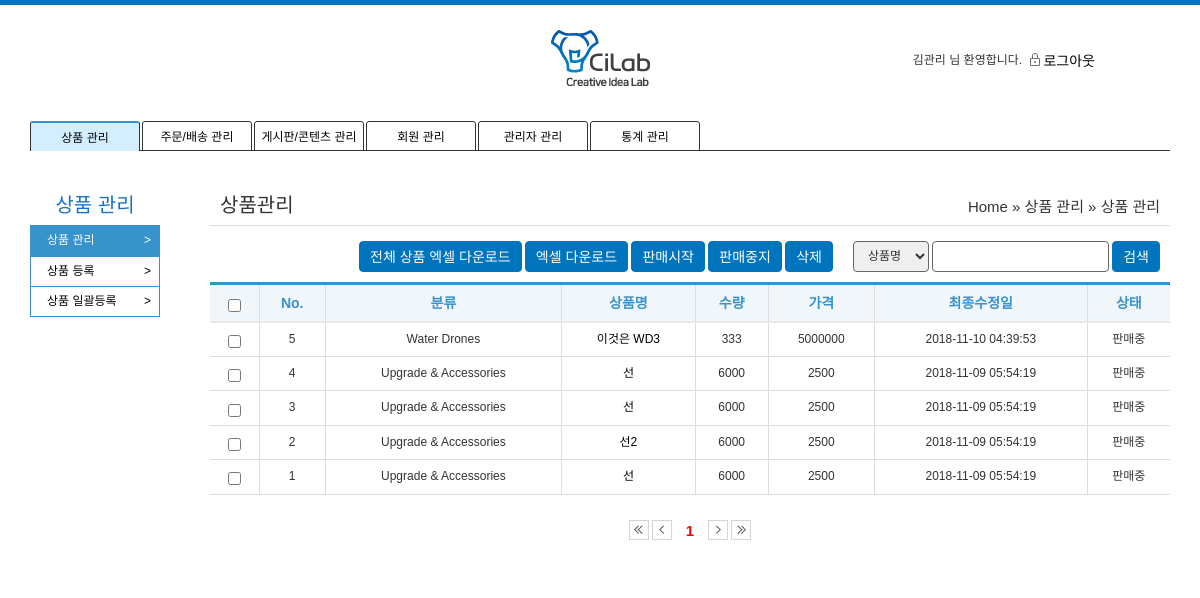
The page /admin/pm/list.php (signed in) on the database as committed earlier.
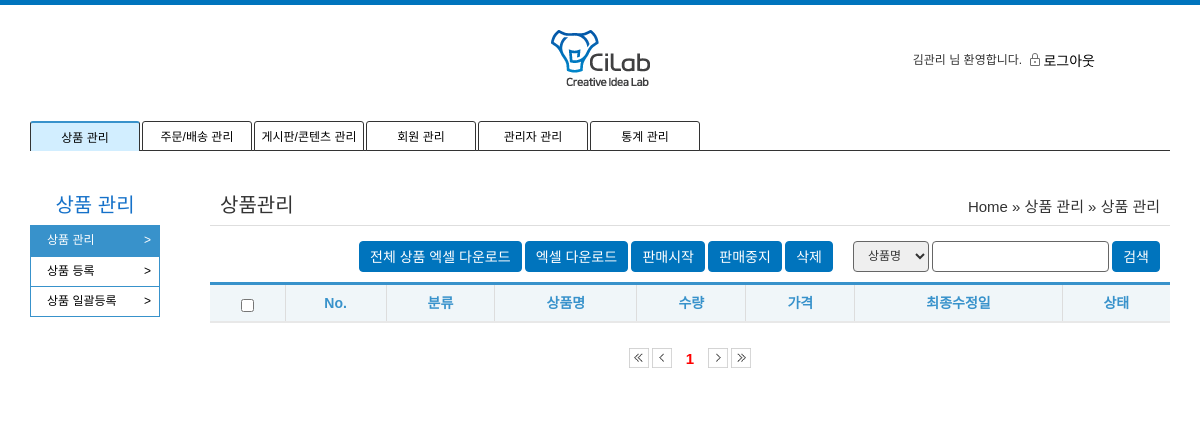
The same page on the database as committed later.
### tables this page shows
CREATE TABLE `tb_product` (
  `pk_no` int(11) NOT NULL,
  `fd_name` varchar(50) DEFAULT NULL,
  `fd_price` int(11) DEFAULT NULL,
  `fd_category` varchar(50) DEFAULT NULL,
  `fd_content` longtext,
  `fd_stock` int(11) DEFAULT NULL,
  `fd_date` varchar(50) DEFAULT NULL,
  `fd_status` varchar(50) DEFAULT NULL,
  `fd_delivery` int(11) DEFAULT NULL,
  `fd_made` varchar(50) DEFAULT NULL,
  `fd_main_img` varchar(200) DEFAULT NULL,
  `fd_new_main_img` varchar(200) DEFAULT NULL,
  `fd_sub_img` varchar(200) DEFAULT NULL,
  `fd_new_sub_img` varchar(200) DEFAULT NULL,
  `fd_option` varchar(200) DEFAULT NULL,
  `fk_admin` varchar(50) DEFAULT NULL
);

### admin/pm/list.php (the view, shortened to what this page needs)
<?php
	include '../admin_header.php';
	include './side.php';
	include_once("../../common.php");
	$page = $_GET['page'] ?? 1;
	$name = $_GET['p_name'] ?? '';
	$category = $_GET['category'] ?? 5;
	$status = $_GET['p_status'] ?? 3;
	$total_count = product_get_count($name,$category,$status);
	$query_string = $_SERVER['QUERY_STRING'];
	$query_arr = explode('&', $query_string);
	$query_string ="";
	foreach ($query_arr as $query) {
		$query_sp = explode('=', $query);
		if($query_sp[0]!='page'){
			$query_string .= $query."&";
		}
	}
?>
<section class="container">
	<div>
		<div class="admin_title">상품관리</div>
		<div class="admin_position">Home  » 상품 관리 » 상품 관리</div>
		<hr class="garo" style="display: block;">
	</div>
	<div class="search_div">
		<select id="search_select">
			<option value="p_name">상품명</option>
		</select>
		<input type="text" id="search_input">
		<a class="btn type05" id="search_btn">검색</a>
	</div>
	<div class="btn_div">
		<a class="btn type05" href="../data_download.php?type1=product&type2=1">전체 상품 엑셀 다운로드</a>
		<a class="btn type05" id="chk_down_pm">엑셀 다운로드</a>
		<a class="btn type05" id="sell_start">판매시작</a>
		<a class="btn type05" id="sell_stop">판매중지</a>
		<a class="btn type05" id="list_del">삭제</a>
	</div>
	<table class="list-table">
		<thead class="admin_list">
			<tr>
				<th class="thead_th">
					<input type="checkbox" id="chk_all">
				</th>
				<th scope="col" class="thead_th">No.</th>
				<th scope="col" class="thead_th">분류</th>
				<th scope="col" class="thead_th">상품명</th>
				<th scope="col" class="thead_th">수량</th>
				<th scope="col" class="thead_th">가격</th>
				<th scope="col" class="thead_th">최종수정일</th>
				<th scope="col" class="thead_th">상태</th>
			</tr>
		</thead>
		<tbody>
				<?php
					$result = while_get_production_list($page,$name,$category,$status);
					while ($r = mysqli_fetch_array($result)) {
				?>
			<tr>
				<td class="tbody_td">
					<input type="checkbox" class="list_chk">
				</td>
				<td class="tbody_td"><?= $r['row']?></td>
				<td class="tbody_td">
					<?php
						if($r['fd_category']==1) echo "Water Drones";
						elseif($r['fd_category']==2) echo "Upgrade & Accessories";
						elseif($r['fd_category']==3) echo "DIY & Parts";
						elseif($r['fd_category']==4) echo "Water Education Kit";
					?>
				</td>
				<td class="tbody_td"><a href="detail.php?no=<?=$r['pk_no']?>"><?= $r['fd_name']?></a></td>
				<td class="tbody_td"><?=$r['fd_stock']?></td>
				<td class="tbody_td"><?=$r['fd_price']?></td>
				<td class="tbody_td"><?=$r['fd_date']?></td>
				<td class="tbody_td"><?=$r['fd_status']?></td>
			</tr>
				<?php
					}
				?>
		</tbody>
	</table>
	<div class="page_nav">
		<a href="?<?=$query_string?>page=1">
			<img src="/images/icon/btn_first.png" alt="pre" id="first_img" class="page_nav_btn">
		</a>
		<a href="?<?=$query_string?>page=<?php if($page>1){ echo $page-1;}else{ echo '1';} ?>">
			<img src="/images/icon/btn_prev.png" alt="pre" id="prev_img" class="page_nav_btn" >
		</a>
		<?php
			$page_info = make_page($page,$total_count,$query_string,10);
		?>
		<a href="?<?=$query_string?>page=<?php if($page<$page_info[0]){ echo $page+1;}else{ echo $page_info[1];} ?>">
			<img src="/images/icon/btn_next.png" alt="pre" id="next_img" class="page_nav_btn">
		</a>
		<a href="?<?=$query_string?>page=<?=$page_info[0]?>">
			<img src="/images/icon/btn_last.png" alt="pre" id="last_img" class="page_nav_btn">
		</a>
	</div>
</section>
</body>
</html>

### common.php (shortened to what this page needs)
<?php
	include_once('config/db_config.php');
	$mysqli = new mysqli($host, $user, $pw, $dbName);
    function make_page($page,$total_count,$query_string,$count){
    	if($page%$count==1)
			$start_num = $page;
		else
			$start_num = (ceil($page/$count)-1)*$count+1;
		$total_count = $total_count[0];
		if($total_count == 0 ) $total_count = 1;
		$page_size = $count+$start_num-1;
		$total_page = ceil($total_count/$count);
		if($page_size>$total_page){
			$for_end = $total_page;
		}else{
			$for_end = $page_size;
		};
		for($i=$start_num; $i<=$for_end;$i++){
			if ($page ==$i){
				echo "<a class = 'page_num on'>".$i."</a>";
			}else{
				echo "<a href='?".$query_string."page=".$i."' class = 'page_nav_btn page_num'>".$i."</a>";
			}
		}
		return [$total_page,$for_end];
    }
	function query_send($query){
		global $mysqli;
		return mysqli_query($mysqli, $query);
	}
	function while_get_production_list($start_num,$name,$category,$status){
		$start_num = ($start_num-1)*10;
		$query = 'SELECT @ROWNUM := @ROWNUM + 1 AS row, p.* FROM tb_product p, (SELECT @ROWNUM := 0) R where p.fd_name like "%'.$name.'%"';
		$query .= ' order by row desc limit '.$start_num.', 10 ';
		$result = query_send($query);
		return $result;
	}
	function product_get_count($name,$category,$status){
		$query = 'select count(*) from tb_product where fd_name like "%'.$name.'%"';
		$result = query_send($query);
		$count = mysqli_fetch_array($result);
		return $count;
	}
?>

Rows that differ between the two databases and show on the page:
removed tb_product: row "5", fd_category "Water Drones", fd_name "이것은 WD3", fd_stock "333", fd_price "5000000", fd_date "2018-11-10 04:39:53", fd_status "판매중"
removed tb_product: row "4", fd_category "Upgrade & Accessories", fd_name "선", fd_stock "6000", fd_price "2500", fd_date "2018-11-09 05:54:19", fd_status "판매중"
removed tb_product: row "3", fd_category "Upgrade & Accessories", fd_name "선", fd_stock "6000", fd_price "2500", fd_date "2018-11-09 05:54:19", fd_status "판매중"
removed tb_product: row "2", fd_category "Upgrade & Accessories", fd_name "선2", fd_stock "6000", fd_price "2500", fd_date "2018-11-09 05:54:19", fd_status "판매중"
removed tb_product: row "1", fd_category "Upgrade & Accessories", fd_name "선", fd_stock "6000", fd_price "2500", fd_date "2018-11-09 05:54:19", fd_status "판매중"
